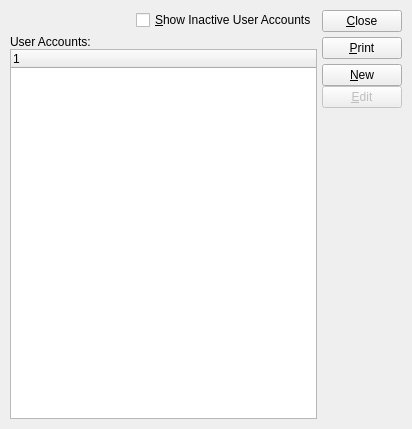
<?xml version="1.0" encoding="UTF-8"?>
<ui version="4.0">
 <comment>This file is part of the xTuple ERP: PostBooks Edition, a free and
open source Enterprise Resource Planning software suite,
Copyright (c) 1999-2019 by OpenMFG LLC, d/b/a xTuple.
It is licensed to you under the Common Public Attribution License
version 1.0, the full text of which (including xTuple-specific Exhibits)
is available at www.xtuple.com/CPAL.  By using this software, you agree
to be bound by its terms.</comment>
 <class>users</class>
 <widget class="QWidget" name="users">
  <property name="geometry">
   <rect>
    <x>0</x>
    <y>0</y>
    <width>412</width>
    <height>429</height>
   </rect>
  </property>
  <property name="windowTitle">
   <string>List User Accounts</string>
  </property>
  <layout class="QHBoxLayout">
   <item>
    <layout class="QVBoxLayout">
     <property name="spacing">
      <number>5</number>
     </property>
     <property name="margin">
      <number>0</number>
     </property>
     <item>
      <layout class="QHBoxLayout">
       <property name="spacing">
        <number>0</number>
       </property>
       <property name="margin">
        <number>0</number>
       </property>
       <item>
        <spacer name="Spacer36">
         <property name="orientation">
          <enum>Qt::Horizontal</enum>
         </property>
         <property name="sizeType">
          <enum>QSizePolicy::Expanding</enum>
         </property>
         <property name="sizeHint" stdset="0">
          <size>
           <width>20</width>
           <height>20</height>
          </size>
         </property>
        </spacer>
       </item>
       <item>
        <widget class="QCheckBox" name="_showInactive">
         <property name="text">
          <string>&amp;Show Inactive User Accounts</string>
         </property>
        </widget>
       </item>
      </layout>
     </item>
     <item>
      <layout class="QVBoxLayout">
       <property name="spacing">
        <number>0</number>
       </property>
       <property name="margin">
        <number>0</number>
       </property>
       <item>
        <widget class="QLabel" name="_usersLit">
         <property name="text">
          <string>User Accounts:</string>
         </property>
        </widget>
       </item>
       <item>
        <widget class="XTreeWidget" name="_usr"/>
       </item>
      </layout>
     </item>
    </layout>
   </item>
   <item>
    <layout class="QVBoxLayout">
     <property name="spacing">
      <number>5</number>
     </property>
     <property name="margin">
      <number>0</number>
     </property>
     <item>
      <widget class="QPushButton" name="_close">
       <property name="text">
        <string>&amp;Close</string>
       </property>
      </widget>
     </item>
     <item>
      <widget class="QPushButton" name="_print">
       <property name="text">
        <string>&amp;Print</string>
       </property>
      </widget>
     </item>
     <item>
      <layout class="QVBoxLayout">
       <property name="spacing">
        <number>0</number>
       </property>
       <property name="margin">
        <number>0</number>
       </property>
       <item>
        <widget class="QPushButton" name="_new">
         <property name="text">
          <string>&amp;New</string>
         </property>
        </widget>
       </item>
       <item>
        <widget class="QPushButton" name="_edit">
         <property name="enabled">
          <bool>false</bool>
         </property>
         <property name="text">
          <string>&amp;Edit</string>
         </property>
        </widget>
       </item>
      </layout>
     </item>
     <item>
      <spacer name="Spacer25">
       <property name="orientation">
        <enum>Qt::Vertical</enum>
       </property>
       <property name="sizeType">
        <enum>QSizePolicy::Expanding</enum>
       </property>
       <property name="sizeHint" stdset="0">
        <size>
         <width>20</width>
         <height>20</height>
        </size>
       </property>
      </spacer>
     </item>
    </layout>
   </item>
  </layout>
 </widget>
 <layoutdefault spacing="5" margin="10"/>
 <customwidgets>
  <customwidget>
   <class>XTreeWidget</class>
   <extends>QTreeWidget</extends>
   <header>xtreewidget.h</header>
   <container>1</container>
  </customwidget>
 </customwidgets>
 <tabstops>
  <tabstop>_showInactive</tabstop>
  <tabstop>_usr</tabstop>
  <tabstop>_new</tabstop>
  <tabstop>_edit</tabstop>
  <tabstop>_print</tabstop>
  <tabstop>_close</tabstop>
 </tabstops>
 <resources/>
 <connections>
  <connection>
   <sender>_usr</sender>
   <signal>itemSelected(int)</signal>
   <receiver>_edit</receiver>
   <slot>animateClick()</slot>
   <hints>
    <hint type="sourcelabel">
     <x>20</x>
     <y>20</y>
    </hint>
    <hint type="destinationlabel">
     <x>20</x>
     <y>20</y>
    </hint>
   </hints>
  </connection>
  <connection>
   <sender>_usr</sender>
   <signal>valid(bool)</signal>
   <receiver>_edit</receiver>
   <slot>setEnabled(bool)</slot>
   <hints>
    <hint type="sourcelabel">
     <x>20</x>
     <y>20</y>
    </hint>
    <hint type="destinationlabel">
     <x>20</x>
     <y>20</y>
    </hint>
   </hints>
  </connection>
  <connection>
   <sender>_close</sender>
   <signal>clicked()</signal>
   <receiver>users</receiver>
   <slot>close()</slot>
   <hints>
    <hint type="sourcelabel">
     <x>20</x>
     <y>20</y>
    </hint>
    <hint type="destinationlabel">
     <x>20</x>
     <y>20</y>
    </hint>
   </hints>
  </connection>
 </connections>
</ui>
